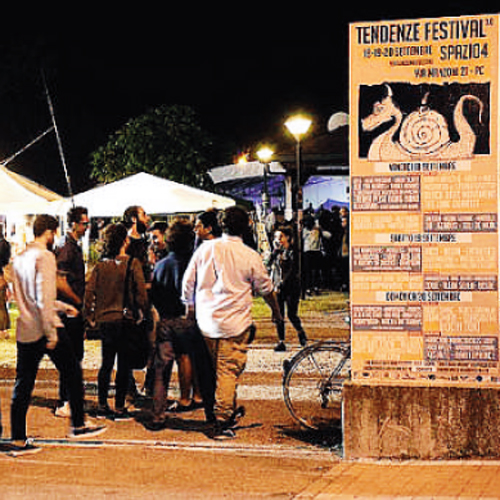
#> input picture bilancio.jpg, 500 x 500 px; the run also reads 1 picture not shown here
$ python img_crop.py .   (Python 2 division)
#> lines starting #> are read from the running program, lines starting #| are printed output that depends on the picture
#!/usr/bin/python

import os
from os import path
import sys
import argparse
import glob
import Image
from PIL import ImageOps

parser = argparse.ArgumentParser()
parser.add_argument('directory')

args = parser.parse_args()

if not args.directory or not path.exists(args.directory) :
	print "Error: Invalid directory."
	sys.exit()

thumbs_path = path.join(args.directory, "thumbnails");
if path.exists(thumbs_path):
	print "Error: Thumbnails directory already exists."
	sys.exit()

thumb_size = 408, 340
files = glob.glob(path.join(args.directory, "*"))
os.mkdir(thumbs_path)
for infile in files:
	basename = path.basename(infile)
	print "Processing " + basename
	outfile = path.join(thumbs_path, basename)
	try:
		im = Image.open(infile)
#> im is the input picture: PIL image 500x500 RGB; mean R, G, B 122.6, 93.5, 70.5
		thumb = im.crop((0, 0, 408, 340))
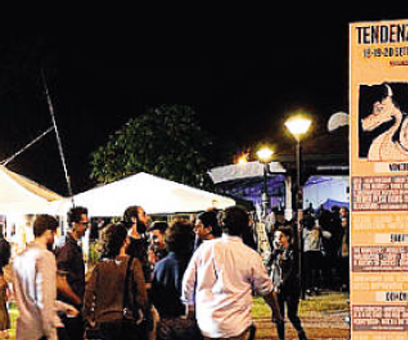
#> thumb: PIL image 408x340 RGB; mean R, G, B 86.9, 73.3, 63.3
		thumb.save(outfile, format="JPEG", quality=90, optimize=True)
	except IOError:
		print "Error creating: " + outfile
